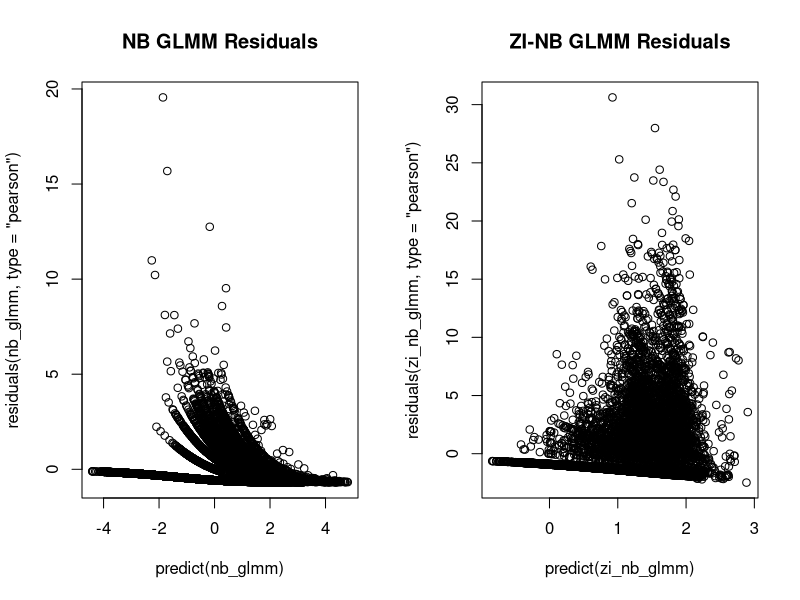
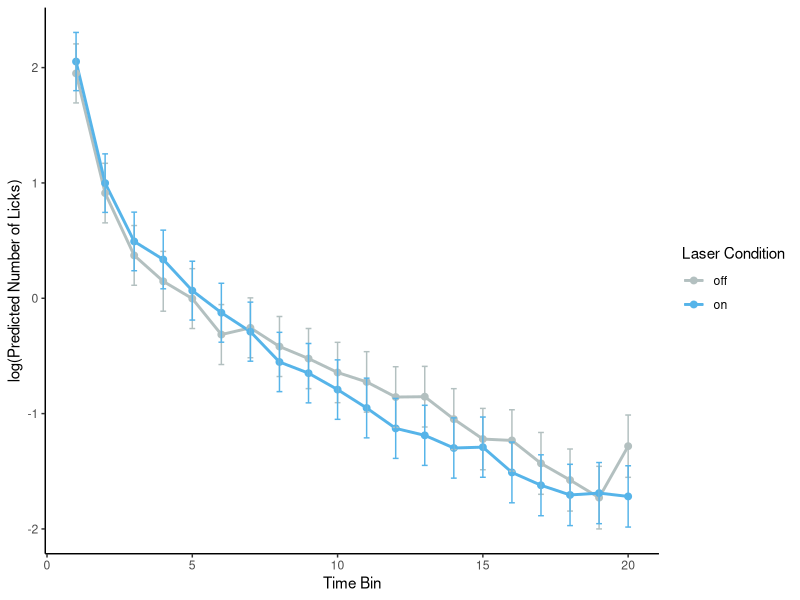
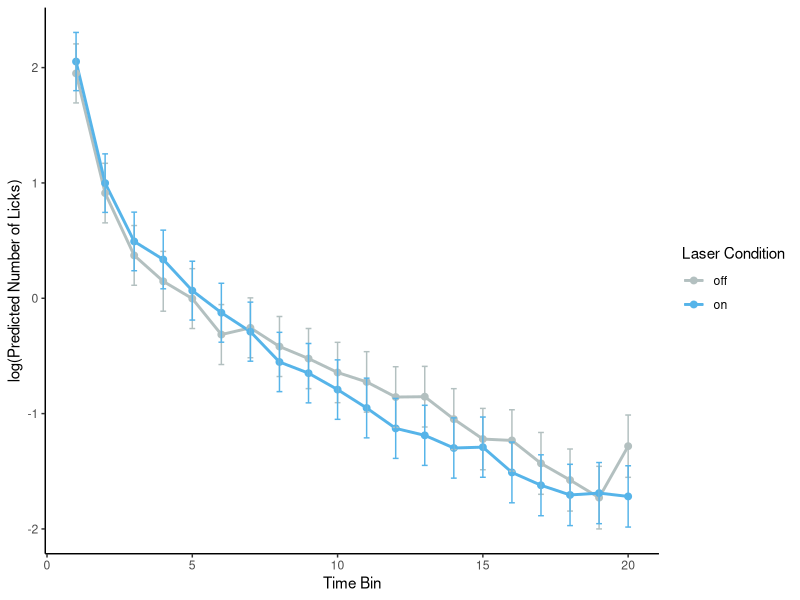
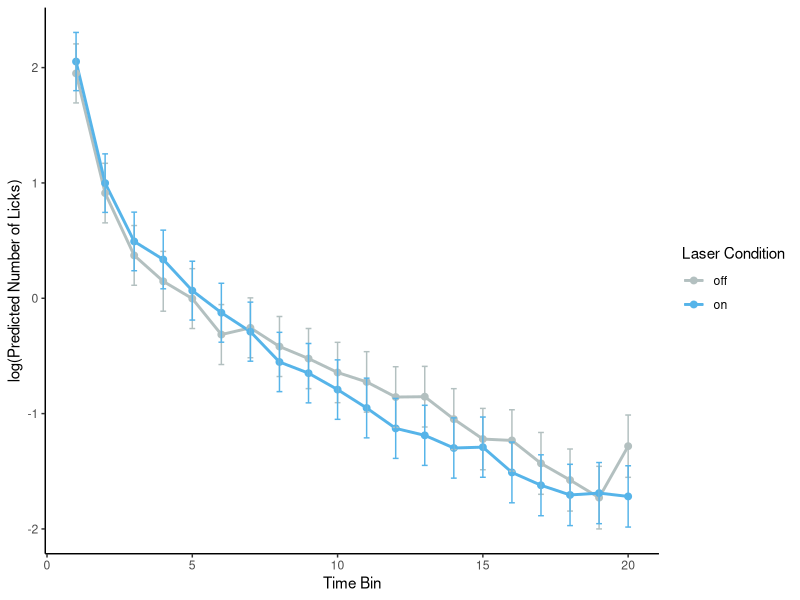

Source code (R) for these figures, in order:
## ---- chunk 1
# -------
# Purpose
# -------
# Fit a negative binomial generalized linear mixed model (GLMM) to 
# count data (licks) that has interacting fixed effects (laser, time bins) and random 
# effects (animal id, bout number nested in animal id). Assess the effect of model
# modifications on goodness of fit. Use the final model for pairwise comparisons 
# between laser-ON and laser-OFF conditions within each time bin. 

# --------------
# Load libraries 
# --------------
library(dplyr) 
library(rstudioapi) 
library(emmeans)
library(ggplot2)
library(glmmTMB) # For negative binomial GLMM
library(svglite)

# ---------
# R version
# ---------
# 4.4.2

# ---------------------
# Set working directory
# ---------------------
# Dynamically set working directory to source of script
original_wd = setwd(dirname(rstudioapi::getSourceEditorContext()$path))

# ---------
# Read data
# ---------
# Rows : Each row is an individual observation of lick count
# Columns : animal_id, bout_num, time_bin, laser 

dat = data.table::fread("reshaped_data.txt", header=TRUE)

# -------------------
# Factorize variables
# -------------------
dat$animal_id = as.factor(dat$animal_id)
dat$bout_num = as.factor(dat$bout_num)
dat$time_bin = as.factor(dat$time_bin)
dat$laser = as.factor(dat$laser)
## ---- chunk 2
# -------------------------------------
# Fit a standard negative binomial GLMM
# -------------------------------------
# Negative binomial models are often appropriate for modeling biological count data

nb_glmm = glmmTMB(
  licks ~ laser * time_bin + (1 | animal_id / bout_num), 
  family=nbinom2, # quadratically increasing variance, most common for biological data
  data=dat
)
summary(nb_glmm)
## ---- chunk 3
# ---------------------------
# Fit a standard poisson GLMM
# ---------------------------
# Poisson models are simpler models of count data. To justify using a negative binomial 
# model, show that it is has better goodness of fit than the poisson model. 

poisson_glmm = glmmTMB(
  licks ~ laser * time_bin + (1 | animal_id / bout_num), 
  family=poisson, 
  data=dat
)
summary(poisson_glmm)
## ---- chunk 4
# -----------------------------
# Compare poisson and NB models
# -----------------------------
# Compare models using likelihood ratio test
nb_signif = anova(poisson_glmm, nb_glmm)

# Save and display results
sink("nb_significance.txt", split = TRUE)
print(nb_signif)
sink()
## ---- chunk 5
# ---------------------------
# Fit a zero-inflated NB GLMM
# ---------------------------
# Variance may be better captured by including zero-inflation in cases where count
# data include lots of zeros. Observed zeros generally increase over time, so 
# use temporal predictor for the zero inflation formula. If this model does not
# converge, use a simpler model.

# Update model by adding a zero-inflation parameter
zi_nb_glmm = update(
  nb_glmm, 
  ziformula=~time_bin
  # # In case of model convergence problems, use a more robust optimizer and increase iterations
  # control = glmmTMBControl(
  # optimizer = optim,
  # optArgs = list(method = "Nelder-Mead"), # "BFGS" and "Nelder-Mead"
  # optCtrl = list(maxit = 10000) # Increase the number of iterations
  # )
)
summary(zi_nb_glmm)
## ---- chunk 6
# -----------------------------------
# Test for significant zero-inflation
# -----------------------------------
# Check if zero-inflation is significant by comparing models with and without 
# zero-inflation. Proceed with the zero-inflated negative binomial GLMM only if 
# if it has a lower AIC and if likelihood ratio test has a significant p-value. 
# Otherwise, proceed with the standard negative binomial GLMM.

# Compare models using likelihood ratio test
zi_signif = anova(nb_glmm, zi_nb_glmm)

# Save and display results
sink("zero_inflation_significance.txt", split = TRUE)
print(zi_signif)
sink()

## ---- chunk 7
# -------------------------------------------
# Compare predicted zeros with observed zeros
# -------------------------------------------
# A ZI-NB GLMM is justified only it does a better job of predicting 
# zeros compared to the standard model.

# Calculate observed proportion of zeros
observed_zeros <- dat %>%
  group_by(time_bin) %>%
  summarise(observed_zeros = mean(licks == 0))

# NB GLMM: Predicted probabilities for zero counts
predicted_probs_nb <- predict(nb_glmm, type = "response") # Predicted mean for NB GLMM

# Add predictions back to the dataset
dat <- dat %>%
  mutate(predicted_zeros_nb = exp(-predicted_probs_nb))

# Calculate predicted proportion of zeros for each time bin for NB GLMM
predicted_zeros_nb <- dat %>%
  group_by(time_bin) %>%
  summarise(predicted_zeros_nb = mean(predicted_zeros_nb))

# ZI-NB GLMM: Predicted zero-inflation probabilities
zi_probs <- predict(zi_nb_glmm, type = "zprob") # Zero-inflation probability
count_probs_zi <- predict(zi_nb_glmm, type = "response") # Predicted mean for ZI-NB GLMM

# Add predictions back to the dataset
dat <- dat %>%
  mutate(predicted_zeros_zi_nb = zi_probs + (1 - zi_probs) * exp(-count_probs_zi))

# Calculate predicted proportion of zeros for each time bin for ZI-NB GLMM
predicted_zeros_zi_nb <- dat %>%
  group_by(time_bin) %>%
  summarise(predicted_zeros_zi_nb = mean(predicted_zeros_zi_nb))

# Combine all data into a single data frame
zeros_comparison <- observed_zeros %>%
  left_join(predicted_zeros_nb, by = "time_bin") %>%
  left_join(predicted_zeros_zi_nb, by = "time_bin")

# Print the combined data frame
print("Comparison of zeros:")
print(zeros_comparison)
write.table(zeros_comparison, "observed_predicted_zeros.txt", row.names=FALSE, sep="\t")

## ---- chunk 8
# --------------
# Plot residuals
# --------------
# Use the ZI-NB GLMM only if it shows signs of a better fit: 
# - reduces the fan-shaped pattern present in the NB GLMM (sign of improved fit for overdispersion)
# - spread of residuals is more homogeneous for the ZI-NB GLMM.

par(mfrow = c(1, 2))
plot(predict(nb_glmm), residuals(nb_glmm, type="pearson"), main="NB GLMM Residuals")
plot(predict(zi_nb_glmm), residuals(zi_nb_glmm, type="pearson"), main="ZI-NB GLMM Residuals")
## ---- chunk 9
# --------------------
# Check overdispersion
# --------------------
# Overdispersion is a key assumption of a negative binomial model. NB models are
# better than Poisson models at modeling overdispersed count data.

# An overdispersion ratio of ~1 indicates that variance in the data aligns well 
# with the variance assumed by the model. 

# Exclude models if the overdispersion ratio is much lower or higher than 1 (<0.5, >1.5), 
# even if they have better goodness-of-fit as indicated by the LRT and residuals plots. 

poisson_overdispersion <- sum(residuals(poisson_glmm, type = "pearson")^2) / df.residual(poisson_glmm)

nb_overdispersion <- sum(residuals(nb_glmm, type = "pearson")^2) / df.residual(nb_glmm)

zi_overdispersion <- sum(residuals(zi_nb_glmm, type = "pearson")^2) / df.residual(zi_nb_glmm)

# Gather results into a data frame
overdispersion_ratio = data.frame(model = c("poisson",
                                            "nb_glmm",
                                            "zi_nb_glmm"),
                                  overdispersion_ratio = c(poisson_overdispersion,
                                                           nb_overdispersion, 
                                                           zi_overdispersion))

print(overdispersion_ratio)
write.table(overdispersion_ratio, "overdispersion_ratio.txt", row.names=FALSE, sep="\t")
## ---- chunk 10
# ------------------------------
# Manually determine final model
# ------------------------------

# DATASET-SPECIFIC ASSESSMENT of ZI-NB GLMM: 
# - high overdispersion ratio
# - does not predict zeros better than standard model
# - use standard NB GLMM


# Manually enter the final model you want to use for statistical analysis. 
final_model = nb_glmm # <---------- ENTER FINAL MODEL HERE

# Save final model

sink("final_model.txt")
print(summary(final_model))
sink()
## ---- chunk 11
# --------------------------------
# Test for significant interaction
# --------------------------------
# To test for significant interaction between laser condition and time bins, 
# compare the current best model with a reduced model without interaction. 

# Update model by removing interaction
no_interaction_model = update(
  final_model, 
  formula = licks ~ laser + time_bin + (1 | animal_id/bout_num)
)

# Compare models using likelihood ratio test
interaction_signif = anova(no_interaction_model, final_model)

# Save and display results
sink("interaction_significance.txt", split = TRUE)
print(interaction_signif)
sink()
## ---- chunk 12
# ------------------------------------------
# Test for significance of laser main effect
# ------------------------------------------

# Update model by removing laser
no_laser_model = update(
  final_model, 
  formula = licks ~ time_bin + (1 | animal_id/bout_num)
)

# Compare models using likelihood ratio test
laser_signif = anova(no_laser_model, final_model)

# Save and display results
sink("laser_significance.txt", split = TRUE)
print(laser_signif)
sink()
## ---- chunk 13
# ---------------------------------------------
# Test for significance of time bin main effect
# ---------------------------------------------

# Update model by removing laser
no_time_model = update(
  final_model, 
  formula = licks ~ laser + (1 | animal_id/bout_num)
)

# Compare models using likelihood ratio test
time_signif = anova(no_time_model, final_model)

# Save and display results
sink("time_bin_significance.txt", split = TRUE)
print(time_signif)
sink()
## ---- chunk 14
# ---------------------------------------
# Calculate p-values and predicted values
# ---------------------------------------
# The emmeans package automatically accounts for the dependency structure encoded 
# in the model’s covariance matrix when performing pairwise comparisons.

# Compute estimated marginal means for the interaction
emm <- emmeans(final_model, ~ laser | time_bin)

# Pairwise comparisons for laser_condition within each time_bin
pairwise_comparisons = contrast(emm, method = "pairwise") 

# Extract raw p-values
raw_p_values <- summary(pairwise_comparisons)$p.value

# Adjust p-values using BH method
adjusted_p_values <- p.adjust(raw_p_values, method = "BH")

# Add to pairwise comparisons output
pairwise_results <- as.data.frame(summary(pairwise_comparisons))
pairwise_results$adjusted_p_value <- adjusted_p_values

# Calculate predicted licks and confidence intervals
predicted_values = as.data.frame(emm)

# ------------
# Save results 
# ------------
print("Pairwise Comparisons Between On and Off:")
print(pairwise_results)
write.table(pairwise_results, "pairwise_comparisons.txt", row.names=FALSE, sep="\t")
## ---- chunk 15
print("Predicted Licks and Confidence Intervals:")
print(predicted_values)
write.table(predicted_values, "predicted_values.txt", row.names=FALSE, sep="\t")
## ---- chunk 16
# ---------------------
# Plot predicted values
# ---------------------
palette = c("#b3c0c0","#56b4e9")

plot = 
  ggplot(predicted_values, 
         aes(x=as.numeric(time_bin), y=emmean, color=laser, group=laser)) +
  geom_line(linewidth=1) +
  geom_point(size=2) +
  # Plot SE
  geom_errorbar(aes(ymin=emmean-SE, ymax=emmean+SE), width=0.2) +
  # Plot CI
  # geom_errorbar(aes(ymin=lower.CL, ymax=upper.CL), width=0.2) +
  labs(
    x="Time Bin",
    y="log(Predicted Number of Licks)",
    color="Laser Condition"
  ) +
  theme_minimal() +
  # Color palette
  scale_fill_manual(values=palette) +
  scale_colour_manual(values=palette) +
  # Remove background and gridlines
  theme_bw() + 
  theme(panel.border=element_blank(), 
        panel.grid.major=element_blank(),
        panel.grid.minor=element_blank(), 
        axis.line=element_line(colour="black"))

print(plot)

# Save plot
jpg_name = "predicted_plot.jpg"
ggsave(file=jpg_name, 
       plot=plot,
       width=6, 
       height=3)

svg_name = "predicted_plot.svg"
ggsave(file=svg_name, 
       plot=plot,
       width=6, 
       height=3)
## ---- chunk 17
# --------------
# Save workspace
# --------------
save.image(file="workspace.RData")
## ---- chunk 18
